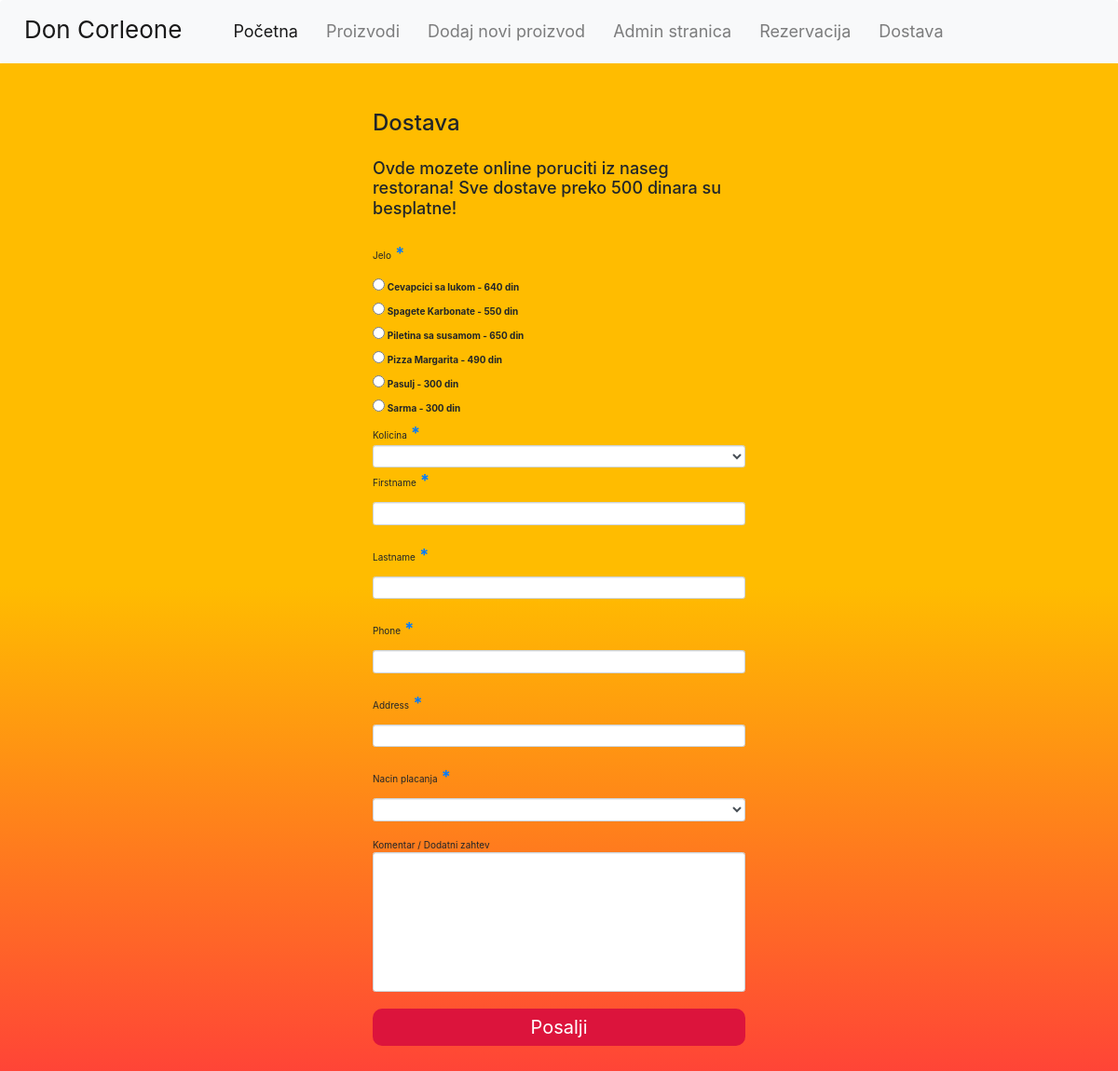
The app's page /dostava.php with its own data.
### tables this page shows
CREATE TABLE IF NOT EXISTS `menu` (
  `ID` int(11) NOT NULL AUTO_INCREMENT,
  `name` varchar(255) NOT NULL,
  `description` varchar(255) NOT NULL,
  `price` int(11) NOT NULL,
  `picture` varchar(255) NOT NULL,
  PRIMARY KEY (`ID`)
);

### dostava.php (the view, shortened to what this page needs)
<!DOCTYPE html>
<html lang="en">
<head>
    <link rel="stylesheet" href="css/bootstrap.min.css">
    <link rel="stylesheet" href="css/font-awesome.min.css">
    <link rel="stylesheet" href="css/animate.css">
    <link rel="stylesheet" href="css/owl.carousel.css">
    <link rel="stylesheet" href="https://stackpath.bootstrapcdn.com/bootstrap/4.5.0/css/bootstrap.min.css">
    <link rel="stylesheet" href="css/main.css">
</head>
<body>
<nav class="navbar navbar-expand-lg navbar-light bg-light">
    <a class="navbar-brand" href="#">Don Corleone</a>
    <div class="collapse navbar-collapse" id="navbarSupportedContent">
        <ul class="navbar-nav mr-auto">
            <li class="nav-item active">
                <a class="nav-link" href="index.php">Početna</a>
            </li>
            <li class="nav-item">
                <a class="nav-link" href="proizvodi.php">Proizvodi</a>
            </li>
            <li class="nav-item">
                <a class="nav-link" href="addprod.php">Dodaj novi proizvod</a>
            </li>
            <li class="nav-item">
                <a class="nav-link" href="adminpage.php">Admin stranica</a>
            </li>
            <li class="nav-item">
                <a class="nav-link" href="rezervacija.php">Rezervacija</a>
            </li>
            <li class="nav-item">
                <a class="nav-link" href="dostava.php">Dostava</a>
            </li>
        </ul>
    </div>
</nav>
<div class="booking">
    <form action="dostavadb.php" method="post" enctype="multipart/form-data">
        <h1 class="booking-title">Dostava</h1>
        <h3 class="booking-subtitle">Ovde mozete online poruciti iz naseg restorana! Sve dostave preko 500 dinara su besplatne!</h3>
        <div class="booking-choose">
            <p>Jelo<span class="booking-required"> *</span></p>
                <?php
                    require "db_config.php";
                    $sql = "SELECT * FROM menu";
                    $result = mysqli_query($connection , $sql) or die(mysqli_error($connection));
                    if(mysqli_num_rows($result) > 0) {
                        while($row = mysqli_fetch_array($result)) {
                            echo "<input type=\"radio\" name=\"food\" value=\"".$row["name"]."\" class=\"food\">
                            <label for=\"".$row["name"]."\">".$row["name"]." - ".$row["price"]." din</label><br>";
                        }
                    }
                ?>
            <span>Kolicina<span class="booking-required"> *</span></span>
            <select id="booking-food-amount" name="amount" class="form-control booking-input">
                <option></option>
                <?php
                    for($i=1; $i<=10; $i++) {
                        echo "<option value=\"$i\">$i</option>";
                    }
                ?>
            </select>
        </div>
        <div class="booking-choice">
            <p>Firstname<span class="booking-required"> *</span></p>
            <input type="text" id="firstname" name="firstname" class="form-control booking-input"/>
        </div>
        <div class="booking-choice">
            <p>Lastname<span class="booking-required"> *</span></p>
            <input type="text" id="lastname" name="lastname" class="form-control booking-input"/>
        </div>
        <div class="booking-choice">
            <p>Phone<span class="booking-required"> *</span></p>
            <input type="text" id="phone" name="phone" class="form-control booking-input"/>
        </div>
        <div class="booking-choice">
            <p>Address<span class="booking-required"> *</span></p>
            <input type="text" id="address" name="address" class="form-control booking-input"/>
        </div>
        <div class="booking-choice">
            <p>Nacin placanja<span class="booking-required"> *</span></p>
            <select id="method" name="payment" class="form-control booking-input">
                <option></option>
                <option value="cash">Gotovina</option>
            </select>
        </div>
        <div class="booking-choice">Komentar / Dodatni zahtev<br/>
            <textarea id="booking-textarea" name="comment" class="form-control booking-input"></textarea>
        </div>
        <div class="booking-choice">
            <input class="booking-input" name="submit" value="Posalji" type="submit"/>
        </div>
    </form>
</div>
</body>
</html>

### css/main.css (style rules this page uses)
* { margin: 0; padding: 0; box-sizing: border-box; }
.navbar { margin: 0; }
.booking { min-width: 100%; min-height: 100%; margin: 0; padding: 50px; background: linear-gradient(180deg, rgba(255,188,0,1) 50%, rgba(255,59,59,1) 100%); }
.booking form { width: 400px; margin: 0 auto; }
.booking-title { padding-bottom: 18px; font-size : 24px; }
.booking-subtitle { padding-bottom: 18px; font-size : 18px; }
.booking-choice { padding-bottom: 18px; }
.booking-choice textarea { height: 150px; resize: none; }
.booking-choice input[type=submit] { height: 40px; border-radius: 10px; border:none; background: crimson; color: white; font-size: 20px; }
.booking-required { color: #007bff; font-weight: bolder; font-size: large; }
.booking-input { width: 100%; }
.nav-link { font-size: 18px; margin: 3px 10px; }
.navbar-brand { font-size: 26px; }
.navbar { margin-bottom: 0; }

### records on screen
menu: name "Cevapcici sa lukom", price "640"
menu: name "Spagete Karbonate", price "550"
menu: name "Piletina sa susamom", price "650"
menu: name "Pizza Margarita", price "490"
menu: name "Pasulj", price "300"
menu: name "Sarma", price "300"
